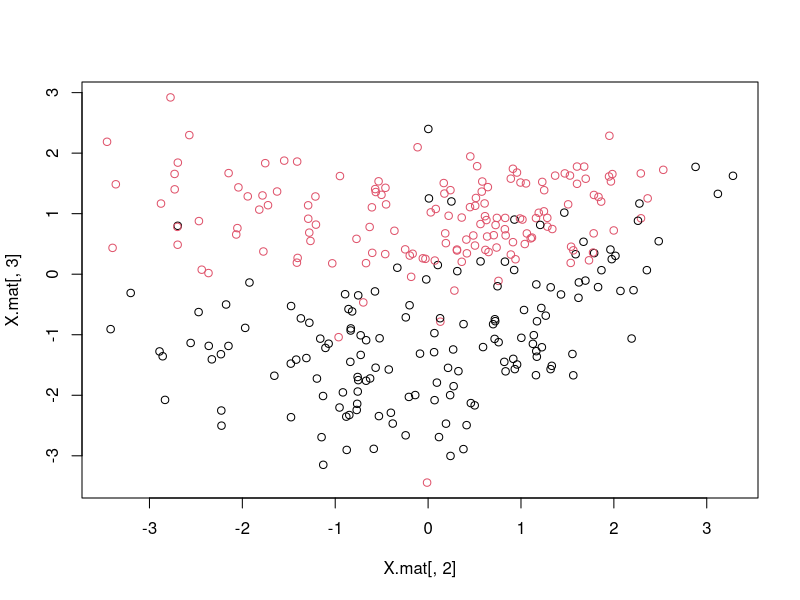
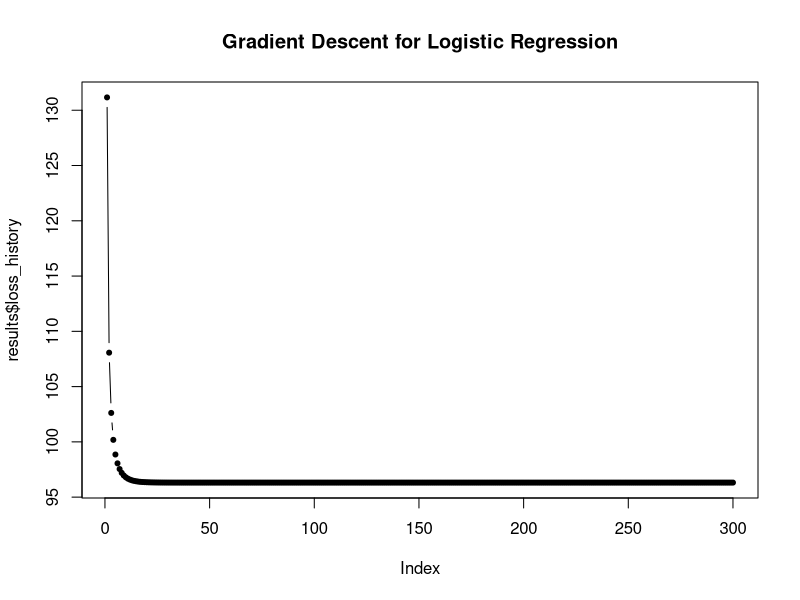
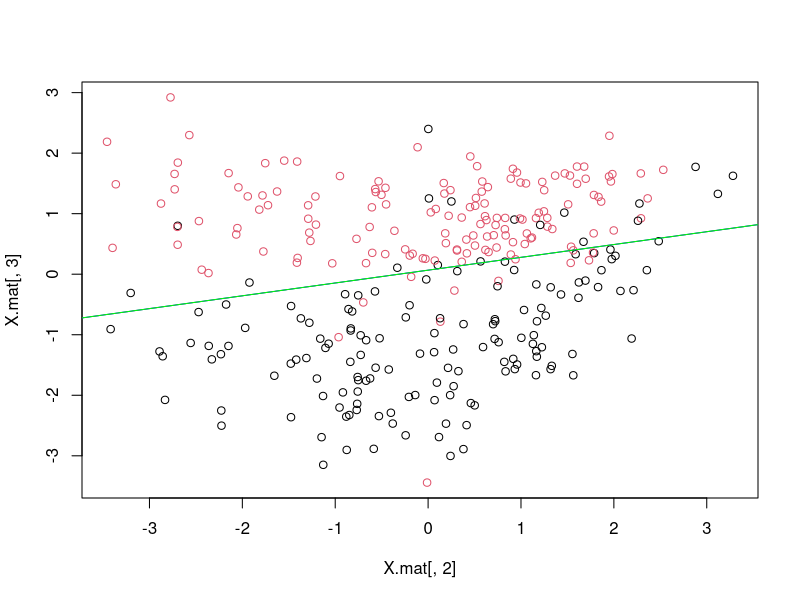
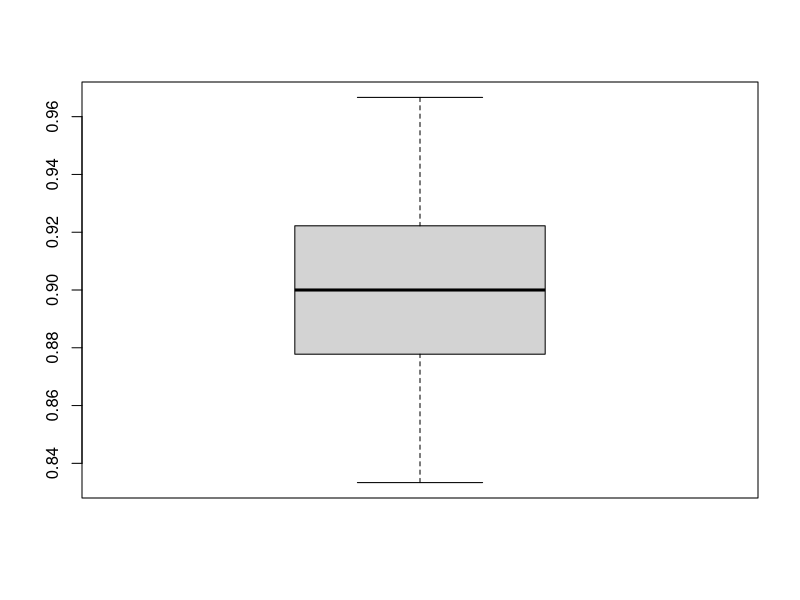
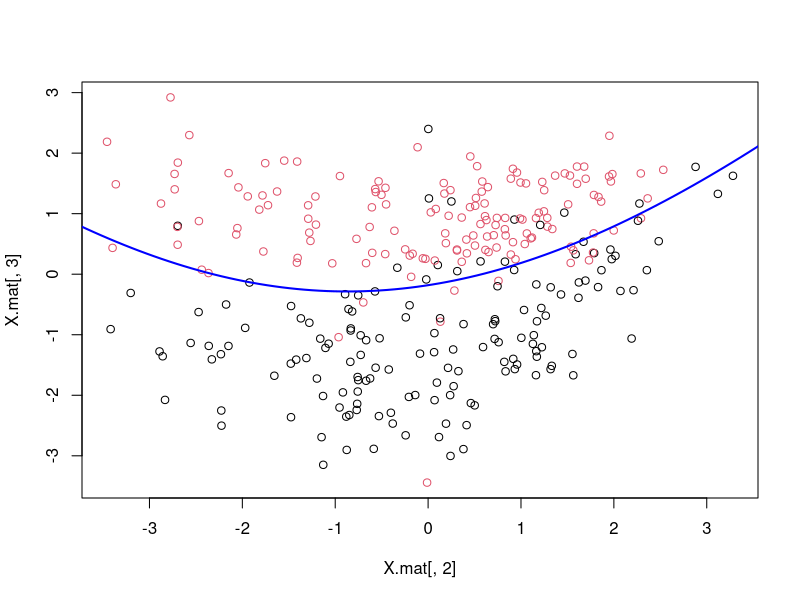
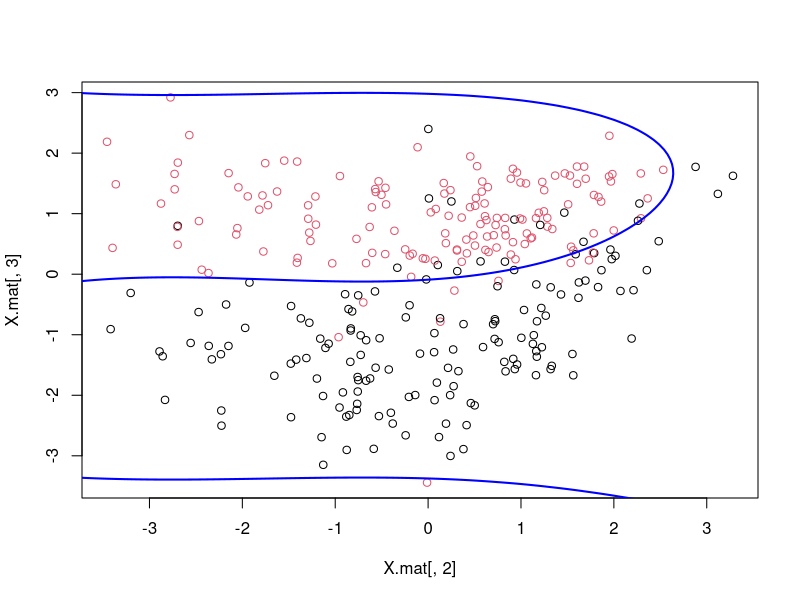
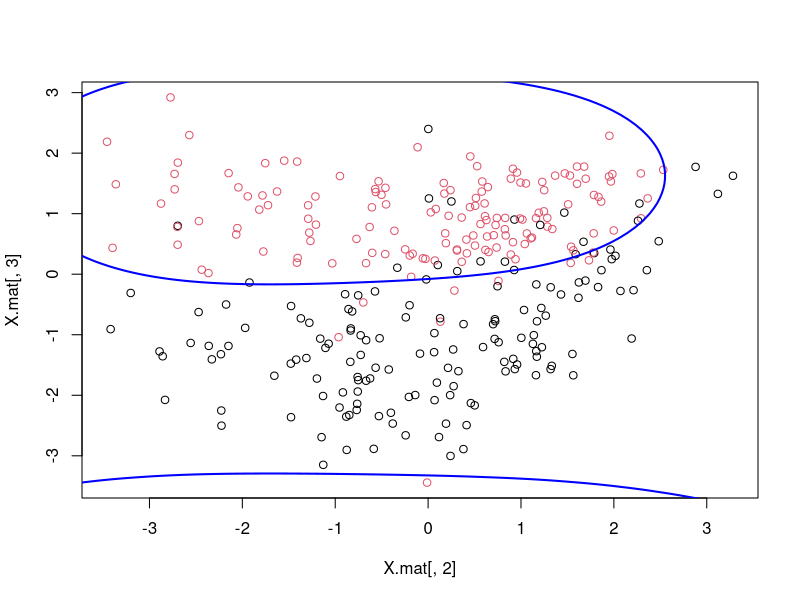
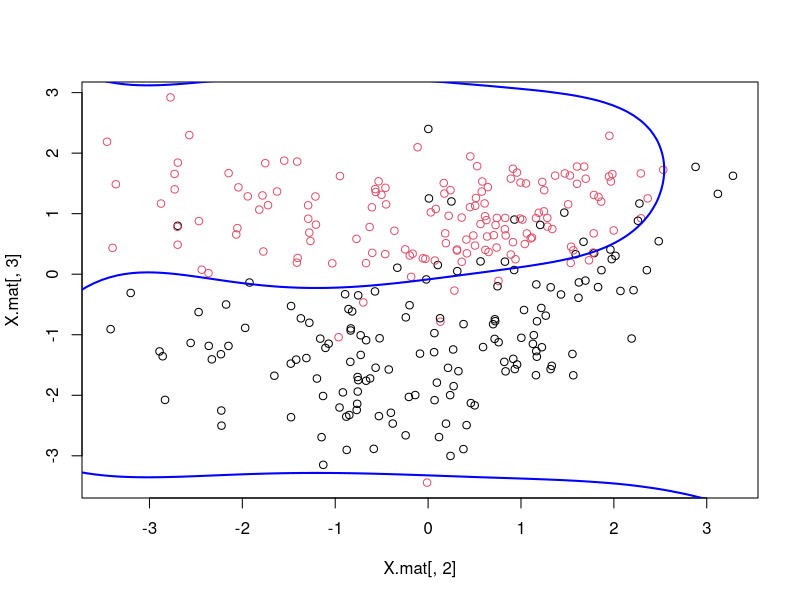

Generate these figures, in order, with R:
#Ex.1: Logistic Regression

set.seed(2019) #Set random seed for reproducibility 
library(dplyr)
###################################################################################
#Load data
setwd("/Users/cuauhtemoc/Documents/Machine Learning Course")  #set working directory
gendata<-read.csv('data/gendata.csv')   #read file

#Create feature matrix X with column of 1s.
X.mat<-as.matrix(cbind(rep(1,nrow(gendata)),gendata[,1:2]))

#Extract y and convert to (-1,1) 
gendata[,3][gendata[,3]==0] <- -1
y<- gendata[,3]

#Plot dataset
plot(X.mat[,2],X.mat[,3],col=as.factor(y))

##################################################################
#Ex.1.1: Logistic Regression: Gradient Descent

#Instructions:  Implement gradient descent for logistic regression and 
#               compare results against glm package 

#initialize betas
betas<-c(1,1,1)


#To do: Define Loss function
loss<-function(beta,X,y){
  #%%%%%%%%%%%%%%%%%%%%%%%%%%%%%%%%%%%%%%%%%%%%%%#
  #Write code here!
  sum(log(1+exp(-y*(X%*%beta))))
  
  #%%%%%%%%%%%%%%%%%%%%%%%%%%%%%%%%%%%%%%%%%%%%%%#
}

#Evaluate loss function. (~210.7)
loss(betas,X.mat,y)

#To do: Define Gradient function
grad <- function(beta, X, y){
  #%%%%%%%%%%%%%%%%%%%%%%%%%%%%%%%%%%%%%%%%%%%%%%#
  #Write code here!
  -t(X)%*%((y)/(1+exp(y*(X%*%beta))))
  
  #%%%%%%%%%%%%%%%%%%%%%%%%%%%%%%%%%%%%%%%%%%%%%%#
  }
#Test Gradient function (42.2, 99.3, -51.12)
grad(betas,X.mat,y)


#To do Define Gradient Descent
logGradDescent=function(X,y,beta_init,learning_rate,n_iterations){
  beta=beta_init
  loss_history=rep(0,n_iterations)
  for(k in 1:n_iterations){
    #%%%%%%%%%%%%%%%%%%%%%%%%%%%%%%%%%%%%%%%%%%%%%%#
    #Write beta update equation here!
    beta=beta-learning_rate * grad(beta,X,y)
    
    #%%%%%%%%%%%%%%%%%%%%%%%%%%%%%%%%%%%%%%%%%%%%%%#
    loss_history[k]=loss(beta,X,y)
  }
  return(list(beta=beta,loss_history=loss_history))
}

#Test Gradient Descent
beta_init<-rnorm(3) #Initialize betas
learning_rate<-0.01  #Input learning rate
n_iterations<-300    #Number of iterations

results <- logGradDescent(X.mat,y,beta_init,learning_rate,n_iterations)

#Show Coefficients (Betas)
results$beta

#Plot Loss/Cost through gradient descent iterations
plot(results$loss_history,pch=20,type='b',main = 'Gradient Descent for Logistic Regression')

#Question: Does the loss function converges?

#Now compare results against r package for linear models (i.e. glm)

#y needs to be reformat as factor
gendata$Y<-as.factor(gendata$Y)

#Logistic regression in R
lr <- glm(Y~.,data=gendata,family = binomial)

#Show the coefficients
lr$coefficients

#Compare r coefficient results with our results

##################################################################
#Ex.1.2: Logistic Regression: Decision boundary

#To do: Plot decision boundaries

#Our results
m<- -results$beta[2]/results$beta[3]
b<- -results$beta[1]/results$beta[3]
plot(X.mat[,2],X.mat[,3],col=as.factor(y))
abline(b,m,col='blue')

#R package results
m2<- -lr$coefficients[2]/lr$coefficients[3]
b2<- -lr$coefficients[1]/lr$coefficients[3]
abline(b2,m2,col='green')

##################################################################
#Ex.1.3: Logistic Regression: Validation/Generalization

#To do: Separate data into train (70%) and test (30%)

#Total number of samples
N <-nrow(gendata)
#Define percentage of training samples
percentage_training <- 0.7
#Use sample function to get the indexes for training
train_index <-sample(N,size=round(percentage_training*N))
#Define indexes for testing
test_index  <- (1:nrow(gendata))[-train_index]

#To do: Train logistic regression on train data and report
#       accuracy for test data.

#Fit model with training data
lr <- glm(Y~.,data=gendata[train_index,],family = binomial)

#Predict on test data: use predict function with type='response' to get probabilities
lr.predprob<- predict(lr,newdata = gendata[test_index,],type = 'response')

#Extract class from predicted probabilities
lr.pred <- ifelse(lr.predprob>0.5,'1','-1')

#Construct confusion matrix
lr.matrix <- table(lr.pred,gendata[test_index,'Y'])

#Compute accuracy
lr.acc <- sum(diag(lr.matrix))/sum(lr.matrix)
lr.acc

#Question:  If you resample the train and test datasets, 
#           does the accuracy change? Why?

##################################################################
#Ex.1.3: Logistic Regression: Cross Validation

#To do: Implement Monte Carlo Cross Validation to report a robust
#       accuracy metric

nexp<-100 #number of Monte Carlo experiments
acc_list <- rep(0,nexp) #vector to store accuracy results for each experiment

#Loop
for(i in 1:nexp){
  #resample train and test index
  train_index <-sample(N,size=round(percentage_training*N))
  test_index  <- (1:nrow(gendata))[-train_index]
  
  #fit model on training data
  lr <- glm(Y~.,data=gendata[train_index,],family = binomial)
  
  #predict on test data
  lr.predprob<- predict(lr,newdata = gendata[test_index,],type = 'response')
  lr.pred <- ifelse(lr.predprob>0.5,'1','-1')
  
  #Construct confusion matrix
  lr.matrix <- table(lr.pred,gendata[test_index,'Y'])
  
  #Compute accuracy
  lr.acc <- sum(diag(lr.matrix))/sum(lr.matrix)
  
  #Store accuracy
  acc_list[i]<-lr.acc
}

#Report accuracy average
mean(acc_list)

#Plot distribution of accuracy
boxplot(acc_list)


##################################################################
#Ex.1.4: Feature Engineering: Basis Functions

#To do: Explore the effects of a polynomial basis function
#       on the decision boundary 

maxdegree<-15  #Maximum degree of polynomial
gendata_ext<-gendata #Create new data frame to store extended design matrix X

#Define a and b for plotting
a <- seq(-4, 4, length.out = 100)
b <- seq(-4, 4, length.out = 100)
#g<- meshgrid(a,b)
betas_hist<-matrix(0,maxdegree, 2*maxdegree+1)
for(k in 2:maxdegree){
  gendata_ext<-cbind(gendata_ext,gendata_ext$X1^k,gendata_ext$X2^k)
  last<-length(gendata_ext)
  names(gendata_ext)[(last-1):last]<-c(paste('X1^',k),paste('X2^',k))
  lr_ext <- glm(Y~.,data=gendata_ext,family = binomial)
  betas<-lr_ext$coefficients #Save list of betas
  betas[is.na(betas)]<-0 #na to 0
  f1 <- function(x, x2){as.numeric(betas[1]+sum(sapply(seq_along(1:k), function(k) betas[2*k]*x^k +betas[2*k+1]*x2^k)))}
  vf1<-Vectorize(f1)
  z<-outer(a,b,vf1)
  plot(X.mat[,2],X.mat[,3],col=as.factor(y))
  contour(a, b, z, levels = 0, add = TRUE, drawlabels = FALSE,lwd=2,col = 'blue')
  #Store betas
  betas_hist[k,]<-c(betas,rep(0,(2*(maxdegree-k))))
}


#To do: Extract the value of the coefficients for every model
#       What happens to the value of the coefficients?

betas_hist<-data.frame(betas_hist)

##################################################################
#Ex.1.5: Choose the best polynomial degree with MC Cross Validation


#1 Experiment ---------------------------------------
N <-nrow(gendata) #total number of rows
percentage_training <- 0.7 #percentage of training samples
train_index <-sample(N,size=round(percentage_training*N)) #sample train index
test_index  <- (1:nrow(gendata))[-train_index]

maxdegree<-15 #Maximum polynomial degree to explore
acc_history=rep(0,maxdegree) #Vector to store accuracies
gendata_ext<-gendata # Copy gendata into gendata_ext

#Loop for polynomial degree exploration
for(k in 2:maxdegree){
  gendata_ext<-cbind(gendata_ext,gendata_ext$X1^k,gendata_ext$X2^k)
  last<-length(gendata_ext)
  names(gendata_ext)[(last-1):last]<-c(paste('X1^',k),paste('X2^',k))
  lr_ext <- glm(Y~.,data=gendata_ext[train_index,],family = binomial)
  pred_prob<-predict(lr_ext,newdata = gendata_ext[test_index,],type = 'response')
  pred <- ifelse(pred_prob>0.5,'1','-1')
  lrext.matrix<-table(pred,gendata[test_index,'Y'])
  lrext.acc<- sum(diag(lrext.matrix))/sum(lrext.matrix)
  acc_history[k]<-lrext.acc
}

plot(acc_history[2:maxdegree]) #Plot accuracies
which.max(acc_history[1:maxdegree]) #Which degree had the highest accuracy

#MC Cross Validation ---------------------------------------
maxdegree=15 #max degree of polynomial exploration
nexp=100 #number of Monte Carlo experiments
N <-nrow(gendata) #total number of rows
percentage_training <- 0.7 #percentage of training samples
accs=matrix( rep( 0, nexp*maxdegree), nrow = nexp) #define matrix to store accuracies

for(n in 1:nexp){
  acc_history=rep(0,maxdegree) #vector to store acc
  gendata_ext<-gendata
  #Separate data into training and testing
  train_index <-sample(N,size=round(percentage_training*N)) #sample train index
  test_index  <- (1:nrow(gendata))[-train_index]
  
  for(k in 1:maxdegree){
    gendata_ext<-cbind(gendata_ext,gendata_ext$X1^k,gendata_ext$X2^k)
    last<-length(gendata_ext)
    names(gendata_ext)[(last-1):last]<-c(paste('X1^',k),paste('X2^',k))
    lr_ext <- glm(Y~.,data=gendata_ext[train_index,],family = binomial)
    pred_prob<-predict(lr_ext,newdata = gendata_ext[test_index,],type = 'response')
    pred <- ifelse(pred_prob>0.5,'1','-1')
    lrext.matrix<-table(pred,gendata[test_index,'Y'])
    lrext.acc<- sum(diag(lrext.matrix))/sum(lrext.matrix)
    acc_history[k]<-lrext.acc
    accs[n,k]<-acc_history[k]
  }
}

#Extract average accuracy by polynomial degree
accs.means=rep(0,maxdegree)
for(i in 1:maxdegree){
  accs.means[i]<-mean(accs[,i])
}

#Plot average accuracy by polynomial degree
plot(accs.means[1:maxdegree])

#Which polynomial degree has the highest accuracy?
which.max(accs.means[1:maxdegree])
max(accs.means[1:maxdegree])

#Boxplots
boxplot(accs[,1],accs[,2],accs[,3],accs[,13],accs[,15])

#Question: Which polynomial order generalizes better?
